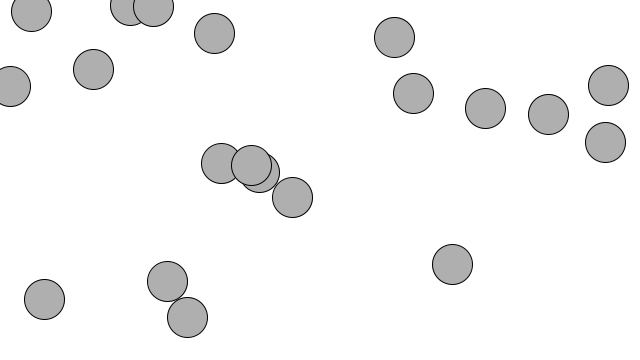
Frame 1 (no input)
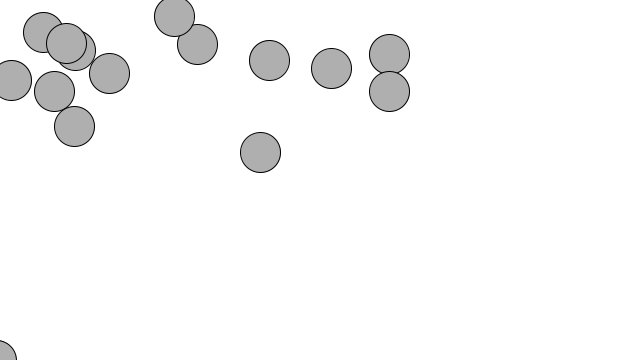
Frame 60 (the mouse pressed at the canvas centre just before this capture)
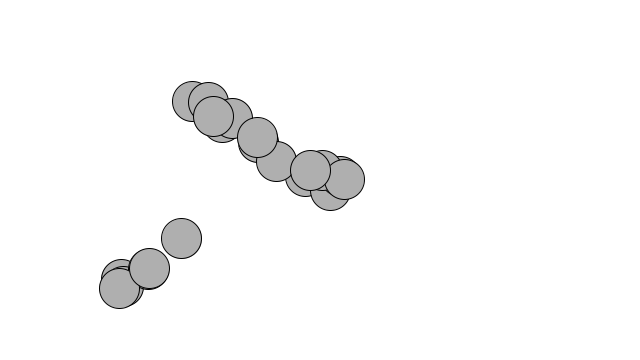
Frame 120 (the mouse held since frame 60 and released just before this capture)

The Processing sketch that drew these frames (run headless with seeded random() and noise(); from frame 60 on, the mouse is pressed at the canvas centre):

// Processing sketch: Array_of_Movers
// ── Array_of_Movers.pde
Mover[] movers = new Mover[20]; //an array of objects (20)

void setup() {
  size(640,360);
  background(255);
  for (int i = 0; i < movers.length; i++) {
    movers[i] = new Mover(); //initalize each object
  }
}

void draw() {
  background(255);
  
  for (int i = 0; i < movers.length; i++) {
    movers[i].update();
    movers[i].checkEdges();
    movers[i].display();
  }
}

class Mover {
   
  PVector position;
  PVector velocity;
  PVector acceleration;
  float topspeed;
  
  Mover() {
    position = new PVector(random(width),random(height));
    velocity = new PVector(0,0);
    topspeed = 4;
  }
  
  void update() {
    //algorithm for calculating acceleration
    PVector mouse = new PVector(mouseX,mouseY); //find the vector pointing towards the mouse
    PVector dir = PVector.sub(mouse,position); 
    dir.normalize(); //Normalize
    dir.mult(0.4); //Scale
    acceleration = dir; //Set to acceleration
    
    velocity.add(acceleration);
    velocity.limit(topspeed);
    position.add(velocity);
  }
  
  void display() {
    stroke(0);
    fill(175);
    ellipse(position.x,position.y,40,40);
  }
  
  void checkEdges() {
    if (position.x > width) {
      position.x = 0;
    } else if (position.x < 0) {
      position.y = height;
    }
  }
}
      
